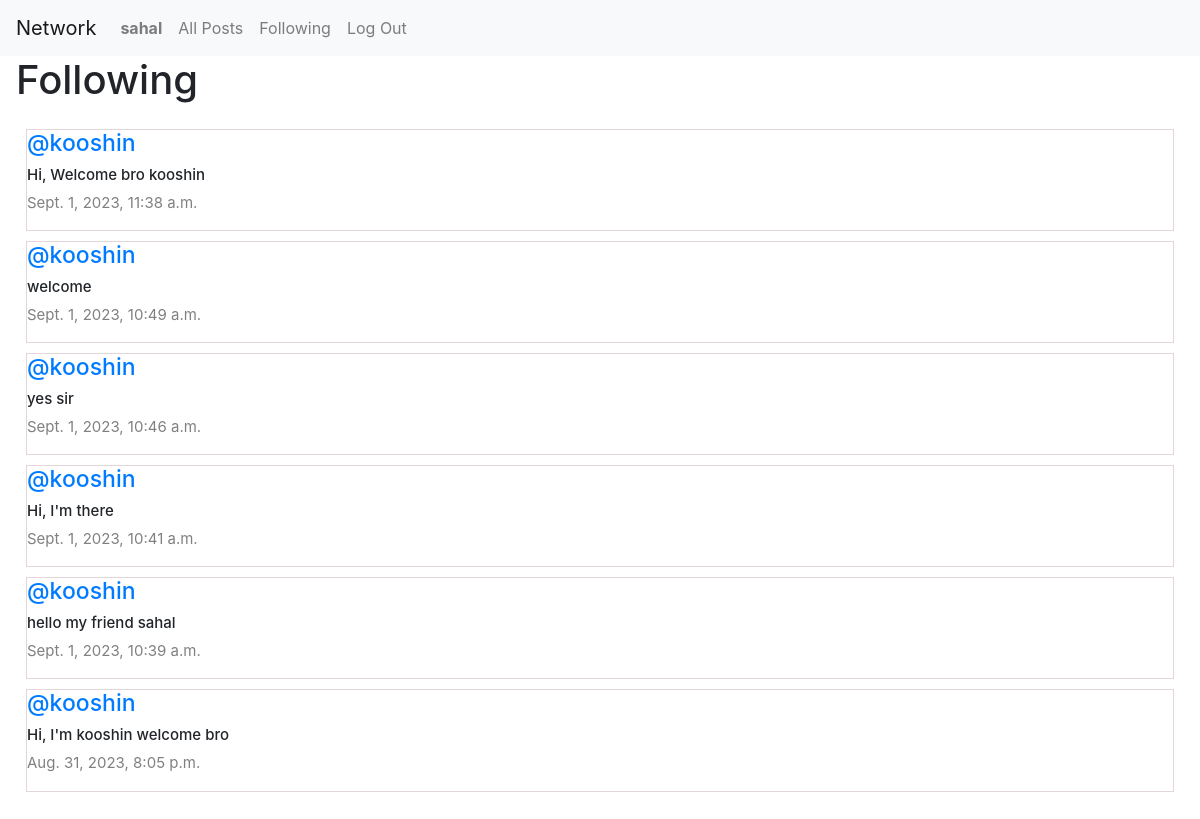
Page /following (signed in) on the committed database.
### network/models.py (models this page shows, shortened)
class User(AbstractUser):
    pass

class Post(models.Model):
    content= models.CharField(max_length=140);
    user = models.ForeignKey(User, on_delete=models.CASCADE, related_name="author")
    date = models.DateTimeField(auto_now=True)

### network/views.py (the view)
# urls.py: path("following", views.following, name="following"),
def following(request):
    currentUser = User.objects.get(pk=request.user.id)
    followingPeople = Follow.objects.filter(user=currentUser)
    allPosts = Post.objects.all().order_by('id').reverse()
    followingPosts =[]
    for post in allPosts:
        for person in followingPeople:
            if person.user_follower == post.user:
                followingPosts.append(post)
    paginator = Paginator(followingPosts, 10)
    page_number = request.GET.get('page')
    posts_of_the_page = paginator.get_page(page_number)
    return render(request, "network/following.html",{
        "posts_of_the_page": posts_of_the_page,
    })

### network/templates/network/following.html (shortened to what this page needs)
{% extends "network/layout.html" %}
{% block body %}
    <div class="new-post mx-3">
        <h1>Following</h1>
    </div>
    <div class="all-posts mx-3">
        {% for post in posts_of_the_page %}
            <div class="post">
                <h5 class="username"><a href="{% url 'profile' user_id=post.user.id %}">@{{ post.user}}</a></h5>
                <h6 class ="content">{{post.content}}</h6>
                <p class="date">{{post.date}}</p>
            </div>
         {% endfor %}
    </div>
{% endblock %}

### network/templates/network/layout.html (shortened to what this page needs)
{% load static %}
<!DOCTYPE html>
<html lang="en">
    <head>
        <link rel="stylesheet" href="https://stackpath.bootstrapcdn.com/bootstrap/4.4.1/css/bootstrap.min.css">
        <link href="{% static 'network/styles.css' %}" rel="stylesheet">
        <link rel="stylesheet" href="https://cdnjs.cloudflare.com/ajax/libs/font-awesome/4.7.0/css/font-awesome.min.css">
    </head>
    <body>
        <nav class="navbar navbar-expand-lg navbar-light bg-light">
            <a class="navbar-brand" href="{% url 'index' %}">Network</a>
            <div>
              <ul class="navbar-nav mr-auto">
                {% if user.is_authenticated %}
                    <li class="nav-item">
                        <a class="nav-link" href="{% url 'profile' user_id=user.id %}"><strong>{{ user.username }}</strong></a>
                    </li>
                {% endif %}
                <li class="nav-item">
                  <a class="nav-link" href="{% url 'index' %}">All Posts</a>
                </li>
                {% if user.is_authenticated %}
                    <li class="nav-item">
                        <a class="nav-link" href="{% url 'following' %}">Following</a>
                    </li>
                    <li class="nav-item">
                        <a class="nav-link" href="{% url 'logout' %}">Log Out</a>
                    </li>
                {% endif %}
              </ul>
            </div>
          </nav>
        <div class="body">
            {% block body %}
            {% endblock %}
        </div>
    </body>
</html>

### network/static/network/styles.css (style rules this page uses)
.all-posts { display: flex; justify-content: flex-start; flex-direction: column; margin: 20px; }
.post { border: 0.1px solid rgb(226, 214, 214); display: flex; justify-content: center; flex-direction: column; box-sizing: border-box; margin: 5px 10px; }
.content { font-size: 15px; }
.username { font-size: 23px; }
.date { color: gray; font-size: 15px; }

### rows in the picture
User: username "sahal"
Post: user "kooshin", content "Hi, Welcome bro kooshin", date "Sept. 1, 2023, 11:38 a.m."
Post: user "kooshin", content "welcome", date "Sept. 1, 2023, 10:49 a.m."
Post: user "kooshin", content "yes sir", date "Sept. 1, 2023, 10:46 a.m."
Post: user "kooshin", content "Hi, I'm there", date "Sept. 1, 2023, 10:41 a.m."
Post: user "kooshin", content "hello my friend sahal", date "Sept. 1, 2023, 10:39 a.m."
Post: user "kooshin", content "Hi, I'm kooshin welcome bro", date "Aug. 31, 2023, 8:05 p.m."
